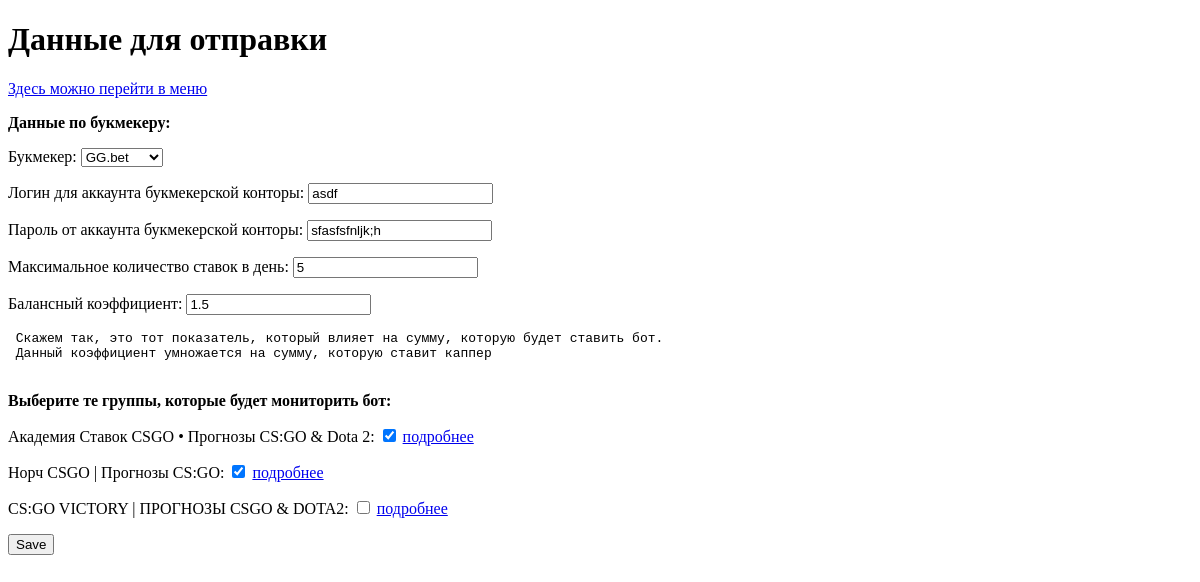
The page /account/settings/ (signed in) on the database as committed earlier.
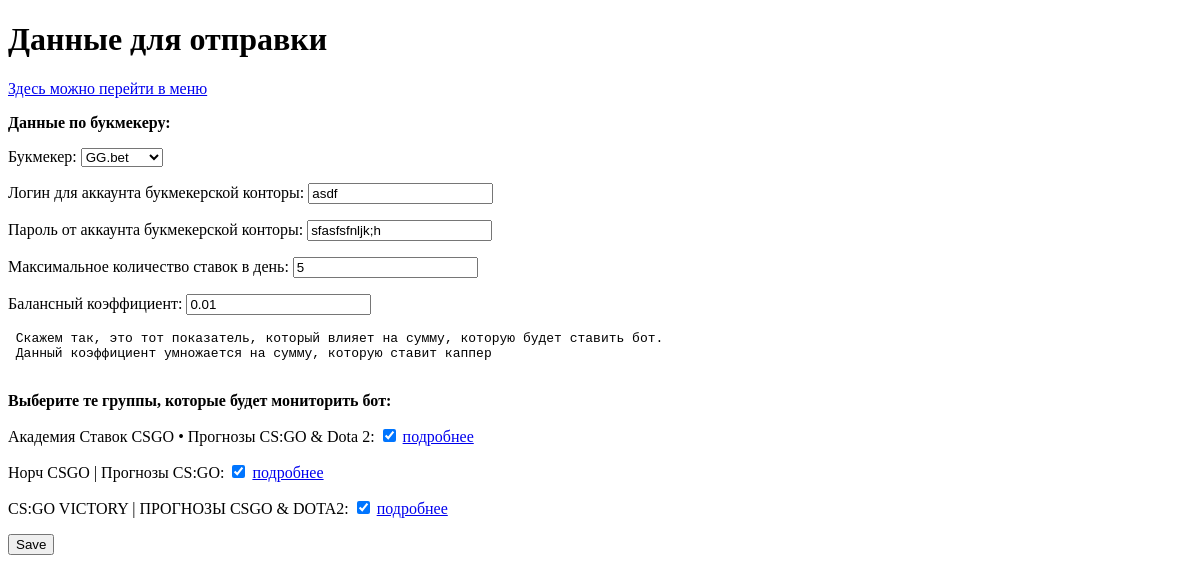
The same page on the database as committed later.
### UserDataManagment/models.py (models this page shows, shortened)
class StandartUser(AbstractUser):
    bookmaker = models.CharField(
        max_length=128,
        default='',
        verbose_name='Букмекер',
        choices=BOOKMAKER_CHOICES,
    )
    bookmaker_login = models.CharField(
        max_length=128,
        default='',
        verbose_name='Логин для аккаунта букмекерской конторы',
    )
    bookmaker_password = models.CharField(
        max_length=128,
        default='',
        verbose_name='Пароль от аккаунта букмекерской конторы',
    )
    max_bet_count = models.PositiveIntegerField(
        default=0,
        verbose_name='Максимальное количество ставок в день',
    )
    balance_coefficient = models.FloatField(
        default=1.0,
        verbose_name='Балансный коэффициент',
        help_text="""
        <pre> Скажем так, это тот показатель, который влияет на сумму, которую будет ставить бот. \n Данный коэффициент умножается на сумму, которую ставит каппер
        </pre>
        <p>
        <b> Выберите те группы, которые будет мониторить бот: </b>
        </p>
        """,
    )
    subscr_end_date = models.DateField(
        verbose_name='Дата окончания действия подписки',
        null=True
    )
    chrome_dir_path = models.CharField(
        verbose_name="Путь до папки с данными chrome",
        max_length=128,
        default='',
    )
    AcademiaStavok = models.BooleanField(
        default=False,
        verbose_name="Академия Ставок CSGO • Прогнозы CS:GO & Dota 2",
        help_text='<a href="https://vk.com/akademiya_stavki_csgo"> подробнее </a>',
    )
    CSgoNorch = models.BooleanField(
        default=False,
        verbose_name="Норч CSGO | Прогнозы CS:GO",
        help_text='<a href="https://vk.com/csgo_norch"> подробнее </a>',
    )
    CSgoVictory = models.BooleanField(
        default=False,
        verbose_name="CS:GO VICTORY | ПРОГНОЗЫ CSGO & DOTA2",
        help_text='<a href="https://vk.com/victorybets_stavki"> подробнее </a>',
    )

### UserDataManagment/views.py (the view, shortened to what this page needs)
# urls.py: path('account/settings/', views.BotSettings.as_view()),
class BotSettings(LoginRequiredMixin, views.View) :
    def get(self, request) :
        basic_form = SettingsForm(instance=request.user)
        return render(request, 'bot_set.html', {'form' : basic_form})

### UserDataManagment/forms.py
class SettingsForm(ModelForm) :
    class Meta :
        model = StandartUser
        fields = (
            'bookmaker',
            'bookmaker_login',
            'bookmaker_password',
            'max_bet_count',
            'balance_coefficient',
            'AcademiaStavok',
            'CSgoNorch',
            'CSgoVictory',
        )

### UserDataManagment/templates/bot_set.html (shortened to what this page needs)
<!DOCTYPE html>
<html>
<head>
</head>
<body>
	<h1>Данные для отправки</h1>
	<p>
		<a href="http://127.0.0.1:8000/account/menu/"> Здесь можно перейти в меню</a>
	</p>
	<form method="POST" action="">
		<p> <b>
			Данные по букмекеру:
		</b> </p>
			{{ form.as_p }}
	<input type="submit" value="Save"/>
	</form>
</body>
<html>

Rows that differ between the two databases and show on the page:
changed StandartUser "GG.bet": balance_coefficient "1.5" → "0.01"; CSgoVictory "☐" → "☑"
